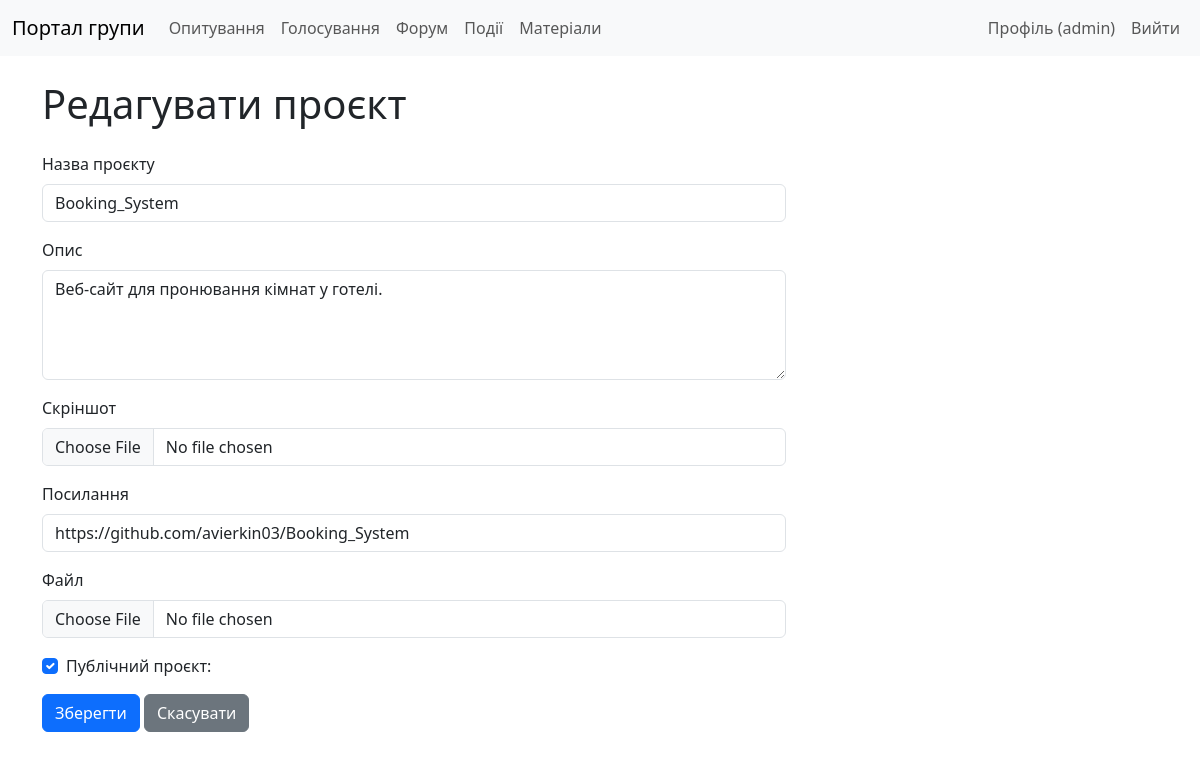
The page /portfolio/2/edit/ (signed in) on the database its author committed.
### portfolio/models.py (models this page shows, shortened)
class PortfolioItem(models.Model):
    user = models.ForeignKey(User, on_delete=models.CASCADE, related_name='portfolio_items')
    title = models.CharField(max_length=200, verbose_name='Назва проєкту')
    description = models.TextField(blank=True, verbose_name='Опис')
    screenshot = models.ImageField(upload_to='portfolio_screenshots/', blank=True, null=True, verbose_name='Скріншот')
    link = models.URLField(blank=True, null=True, verbose_name='Посилання')
    file = models.FileField(upload_to='portfolio_files/', blank=True, null=True, verbose_name='Файл')
    created_at = models.DateTimeField(auto_now_add=True, verbose_name='Дата створення')
    updated_at = models.DateTimeField(auto_now=True, verbose_name='Дата оновлення')
    is_public = models.BooleanField(default=False, verbose_name='Публічний проєкт')
    class Meta:
        verbose_name = 'Проєкт портфоліо'
        verbose_name_plural = 'Проєкти портфоліо'

### portfolio/views.py (the view, shortened to what this page needs)
# urls.py: path('<int:pk>/edit/', views.PortfolioUpdateView.as_view(), name='portfolio_edit'),
class PortfolioUpdateView(LoginRequiredMixin, UserPassesTestMixin, UpdateView):
    model = PortfolioItem
    form_class = PortfolioItemForm
    template_name = 'portfolio/portfolio_form.html'
    success_url = reverse_lazy('portfolio:portfolio_list')
    def test_func(self):
        item = self.get_object()
        return self.request.user == item.user

### portfolio/forms.py
class PortfolioItemForm(forms.ModelForm):
    class Meta:
        model = PortfolioItem
        fields = ['title', 'description', 'screenshot', 'link', 'file', 'is_public']
        widgets = {
            'title': forms.TextInput(attrs={'class': 'form-control'}),
            'description': forms.Textarea(attrs={'class': 'form-control', 'rows': 4}),
            'screenshot': forms.FileInput(attrs={'class': 'form-control'}),
            'link': forms.URLInput(attrs={'class': 'form-control'}),
            'file': forms.FileInput(attrs={'class': 'form-control'}),
            'is_public': forms.CheckboxInput(attrs={'class': 'form-check-input'}),
        }
        labels = {
            'is_public': 'Публічний проєкт',
        }

### templates/portfolio/portfolio_form.html (shortened to what this page needs)
{% extends 'base.html' %}
{% block content %}
    <h1 class="my-4">{% if form.instance.pk %}Редагувати проєкт{% else %}Додати проєкт{% endif %}</h1>
    <form method="post" enctype="multipart/form-data" class="col-md-8">
        <div class="mb-3">
            <label for="{{ form.title.id_for_label }}" class="form-label">Назва проєкту</label>
            {{ form.title }}
        </div>
        <div class="mb-3">
            <label for="{{ form.description.id_for_label }}" class="form-label">Опис</label>
            {{ form.description }}
        </div>
        <div class="mb-3">
            <label for="{{ form.screenshot.id_for_label }}" class="form-label">Скріншот</label>
            {{ form.screenshot }}
        </div>
        <div class="mb-3">
            <label for="{{ form.link.id_for_label }}" class="form-label">Посилання</label>
            {{ form.link }}
        </div>
        <div class="mb-3">
            <label for="{{ form.file.id_for_label }}" class="form-label">Файл</label>
            {{ form.file }}
        </div>
        <div class="mb-3 form-check">
            {{ form.is_public }}
            {{ form.is_public.label_tag }}
        </div>
        <button type="submit" class="btn btn-primary">Зберегти</button>
        <a href="{% url 'portfolio:portfolio_list' %}" class="btn btn-secondary">Скасувати</a>
    </form>
{% endblock %}

### templates/base.html (shortened to what this page needs)
{% load static %}
<!DOCTYPE html>
<html lang="uk">
<head>
    <link href="https://cdn.jsdelivr.net/npm/bootstrap@5.3.0/dist/css/bootstrap.min.css" rel="stylesheet">
    <link rel="stylesheet" href="{% static 'css/styles.css' %}">
</head>
<body>
    <nav class="navbar navbar-expand-lg navbar-light bg-light">
        <div class="container-fluid">
            <a class="navbar-brand" href="{% url 'core:group_profile' %}">
                {% with group=group %}
                    {% if group.logo %}
                        <img src="{{ group.logo.url }}" alt="{{ group.name }}">
                    {% else %}
                        Портал групи
                    {% endif %}
                {% endwith %}
            </a>
            <div class="collapse navbar-collapse" id="navbarNav">
                <ul class="navbar-nav me-auto">
                    <li class="nav-item">
                        <a class="nav-link" href="{% url 'polls:poll_list' %}">Опитування</a>
                    </li>
                    <li class="nav-item">
                        <a class="nav-link" href="{% url 'voting:vote_list' %}">Голосування</a>
                    </li>
                    <li class="nav-item">
                        <a class="nav-link" href="{% url 'forum:topic_list' %}">Форум</a>
                    </li>
                    <li class="nav-item">
                        <a class="nav-link" href="{% url 'events:event-list' %}">Події</a>
                    </li>
                    <li class="nav-item">
                        <a class="nav-link" href="{% url 'materials:material-list' %}">Матеріали</a>
                    </li>
                </ul>
                <ul class="navbar-nav">
                    {% if user.is_authenticated %}
                        <li class="nav-item">
                            <a class="nav-link" href="{% url 'core:user_profile' %}">Профіль ({{ user.username }})</a>
                        </li>
                        <li class="nav-item">
                            <form action="{% url 'logout' %}" method="post" class="d-inline">
                                <button type="submit" class="nav-link btn btn-link">Вийти</button>
                            </form>
                        </li>
                    {% endif %}
                </ul>
            </div>
        </div>
    </nav>
    <div class="container">
        {% block content %}
        {% endblock %}
    </div>
</body>
</html>

### static/css/styles.css (style rules this page uses)
.container { margin-top: 20px; }

### rows shown on the page
PortfolioItem: title "Booking_System", description "Веб-сайт для пронювання кімнат у готелі.", link "https://github.com/avierkin03/Booking_System", is_public "☑"

### other values the page prints
{{ user.username }} "admin"
